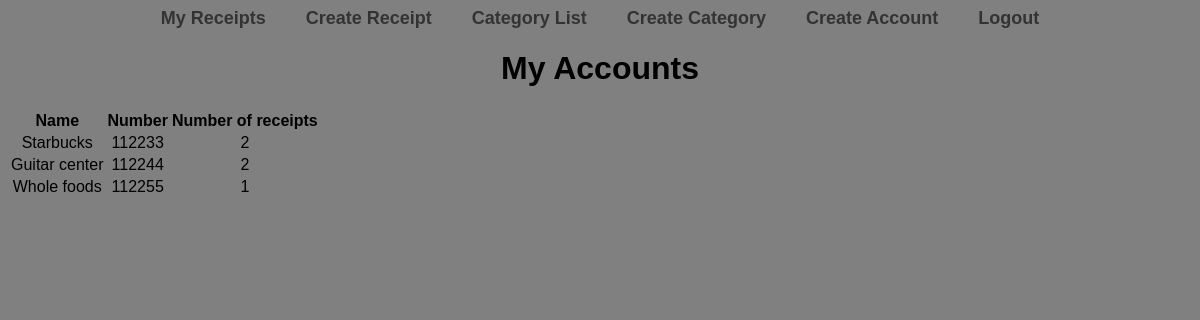
/receipts/accounts/ (signed in), run on the app's committed database.
### receipts/models.py (models this page shows, shortened)
class Account(models.Model):
    name = models.CharField(max_length=100)
    number = models.CharField(max_length=20)
    owner = models.ForeignKey(
        settings.AUTH_USER_MODEL,
        related_name="accounts",
        on_delete=models.CASCADE,
    )

class Receipt(models.Model):
    vendor = models.CharField(max_length=200)
    total = models.DecimalField(
        max_digits=10,
        decimal_places=3,
    )
    tax = models.DecimalField(
        max_digits=10,
        decimal_places=3,
    )
    date = models.DateTimeField()
    purchaser = models.ForeignKey(
        settings.AUTH_USER_MODEL,
        related_name="receipts",
        on_delete=models.CASCADE,
    )
    category = models.ForeignKey(
        "ExpenseCategory",
        related_name="receipts",
        on_delete=models.CASCADE,
    )
    account = models.ForeignKey(
        "Account",
        related_name="receipts",
        on_delete=models.CASCADE,
        null=True,
    )

### receipts/views.py (the view)
# urls.py: path("accounts/", account_list, name="account_list"),
@login_required
def account_list(request):
    accounts = Account.objects.filter(owner=request.user)
    context = {
        "accounts": accounts,
    }
    return render(request, "accounts/list.html", context)

### receipts/templates/accounts/list.html
{% extends 'base.html' %}
{% block content %}
  <main>
    <h1>My Accounts</h1>
    <table>
      <thead>
        <tr>
          <th>Name</th>
          <th>Number</th>
          <th>Number of receipts</th>
        </tr>
      </thead>
      <tbody>
        {% for account in accounts %}
          <tr>
            <td>{{ account.name }}</td>
            <td>{{ account.number }}</td>
            <td>{{ account.receipts.all|length }}</td>
          </tr>
        {% endfor %}
      </tbody>
    </table>
  </main>
{% endblock content %}

### receipts/templates/base.html (style rules this page uses)
body { background-color: grey; text-align: center; font-family: 'Montserrat', sans-serif; }

### data on the page
Account: name "Starbucks", number "112233", receipts.all|length "2"
Account: name "Guitar center", number "112244", receipts.all|length "2"
Account: name "Whole foods", number "112255", receipts.all|length "1"
